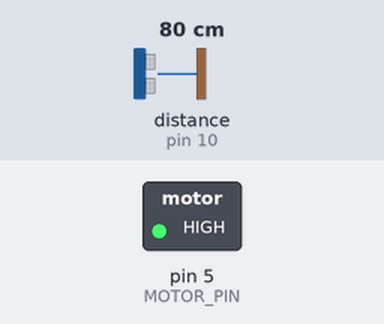
Bench run of a sketch on a simulated Arduino Uno, built with avr-gcc and run on an emulated ATmega328P. Shown: switched loads named in the sketch (green lamp = pin HIGH). Wiring (inferred from the names in the program): ultrasonic range finder: trigger pin 9; echo pin 10. The inputs (shaded band) are chosen by the test bench; at power-on: distance to the obstacle (sensor on pin 10) 80 cm. The echo pulse lasts 58.3 µs per cm; pins used as bus, display or sensor lines are not drawn; what the sketch prints to the serial monitor is not drawn.

Above: at 1.2 s.
1.3 s: distance to the obstacle (sensor on pin 10) set to 23 cm
4.3 s: distance to the obstacle (sensor on pin 10) set to 19 cm
At 5.6 s:
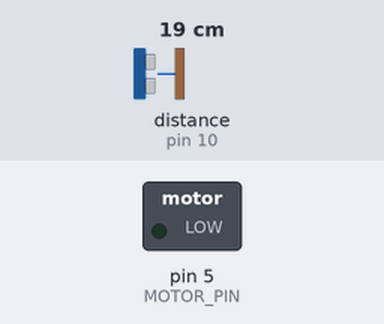
5.9 s: distance to the obstacle (sensor on pin 10) set to 35 cm
At 6.5 s:
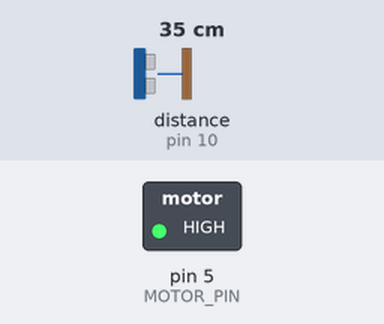
7.5 s: distance to the obstacle (sensor on pin 10) set to 2 cm
At 8.3 s:
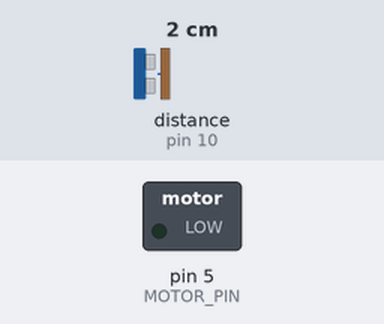
Timing chart, 0 to 10.0 s (numbered marks = the images above; inputs shaded):
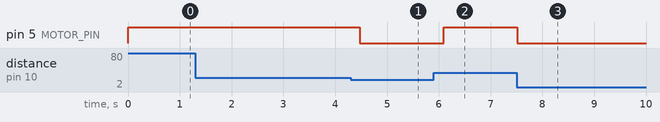

Measured:
- the behaviour switches between 21 and 20 cm on distance to the obstacle (sensor on pin 10) (found by bisection; images 0 and 1)
- after the input at 1.3 s, every drawn part: stays the same
- after the input at 4.3 s, pin 5 (MOTOR_PIN): HIGH → LOW after 0.18 s
- after the input at 5.9 s, pin 5 (MOTOR_PIN): LOW → HIGH after 0.20 s
- after the input at 7.5 s, pin 5 (MOTOR_PIN): HIGH → LOW at once

The sketch:

code.ino
```cpp
/*
 * 🚗 Autonomous Braking System
 * Author: Harshwardhan Solanki
 *
 * Description:
 * Uses an ultrasonic sensor (HC-SR04) to detect obstacles in front of a toy car.
 * If an obstacle is too close (less than a threshold distance),
 * the Arduino automatically stops the motor (applies brake).
 */

// Ultrasonic sensor pins
#define TRIG_PIN 9
#define ECHO_PIN 10

// Motor control pin (to L298N motor driver or relay)
#define MOTOR_PIN 5

// Safety distance threshold in cm
#define SAFE_DISTANCE 20

long duration;
int distance;

void setup() {
  // Pin setup
  pinMode(TRIG_PIN, OUTPUT);
  pinMode(ECHO_PIN, INPUT);
  pinMode(MOTOR_PIN, OUTPUT);

  // Start serial monitor for debugging
  Serial.begin(9600);

  // Initially allow motor to run
  digitalWrite(MOTOR_PIN, HIGH);
}

void loop() {
  // Trigger ultrasonic sensor
  digitalWrite(TRIG_PIN, LOW);
  delayMicroseconds(2);

  digitalWrite(TRIG_PIN, HIGH);
  delayMicroseconds(10);
  digitalWrite(TRIG_PIN, LOW);

  // Read echo pulse
  duration = pulseIn(ECHO_PIN, HIGH);

  // Calculate distance in cm
  distance = duration * 0.034 / 2;

  // Print distance for debugging
  Serial.print("Distance: ");
  Serial.print(distance);
  Serial.println(" cm");

  // Autonomous braking logic
  if (distance > 0 && distance < SAFE_DISTANCE) {
    // Obstacle detected - apply brakes
    digitalWrite(MOTOR_PIN, LOW);
    Serial.println("⚠️ Obstacle ahead! Brakes applied.");
  } else {
    // Safe distance - keep moving
    digitalWrite(MOTOR_PIN, HIGH);
    Serial.println("✅ Clear path. Moving forward.");
  }

  delay(200); // Small delay for stability
}
```
